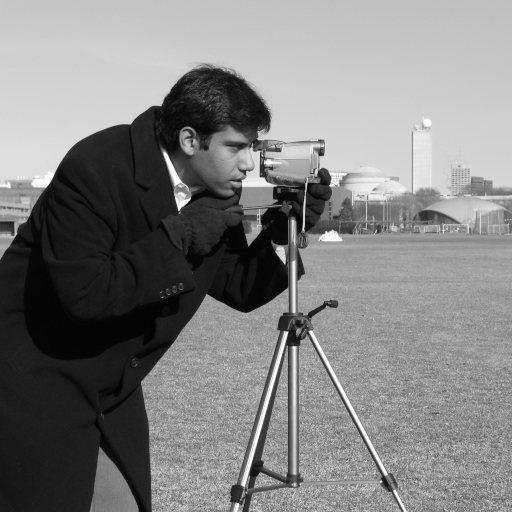
#> input picture skimage.data.camera(), 512 x 512 px
$ jupyter execute --allow-errors cubicalripser.ipynb   (shell and % lines are left out)
#> lines starting #> are read from the running program, lines starting #| are printed output that depends on the picture; after the words box and inside, x2 and y2 are one past the last pixel; in counts of white or black regions, pixels touching at a corner belong together
<a href="https://colab.research.google.com/github/shizuo-kaji/CubicalRipser_3dim/blob/master/demo/cubicalripser.ipynb" target="_parent"></a>

# Demo of Cubical Ripser

You may also want to look at [A guide through TDA tools](https://colab.research.google.com/github/shizuo-kaji/TutorialTopologicalDataAnalysis/blob/master/TopologicalDataAnalysisWithPython.ipynb) giving a hands-on tutorial for various tools for topological data analysis including Cubical Ripser

## Installation of necessary libraries

[cell 1]
## If you do not have the necessary libraries installed, run this cell (only for once)
## Be patient! It takes time.
# for standard libraries such as numpy, scipy, scikit-learn
# I recommend to use the package manager "conda". e.g.,  "conda install numpy scipy scikit-learn"
#!pip install git+https://github.com/shizuo-kaji/CubicalRipser_3dim

## Load libraries

[cell 2]
## load necessary libraries
#%matplotlib widget
import numpy as np
import matplotlib.pyplot as plt
from mpl_toolkits.mplot3d import Axes3D
from matplotlib.widgets import Slider, Button, RadioButtons
import os,time,subprocess,glob
from PIL import Image
import cripser
import persim
import skimage
from skimage import io
from skimage.transform import rotate
from skimage.data import cells3d
from skimage.filters import threshold_otsu
from scipy.ndimage import distance_transform_edt,convolve
import os, re

cripser.__version__

[cell 3]
# make binary and apply distance transform
def dt(img,radius=15,signed=False):
#    bw_img = (img >= rank.otsu(img, disk(radius)))
    bw_img = (img >= threshold_otsu(img))
    dt_img = distance_transform_edt(bw_img)
    if signed:
        dt_img -= distance_transform_edt(~bw_img)
    return(dt_img)

def explore_slices(data, cmap="gray"):
    from ipywidgets import interact
    N = data.shape[-1]
    @interact(plane=(0, N - 1))
    def display_slice(plane=N//2):
        fig, ax = plt.subplots(figsize=(20, 5))
        plt.imshow(data[:,:,plane],cmap=cmap)
        plt.show()
    return display_slice

## Persistence diagram

### 2D image

[cell 4]
## set the following appropriately
imgfile = "img.jpg"  ## image file name for a 2D example

# load image data
if os.path.isfile(imgfile):
    img2d = np.array(Image.open(imgfile).convert('L'))
else: # if file is not found, load the demo img from skimage
    img2d = skimage.data.camera()
#> img2d is the input picture: shape (512, 512); min 0, max 255, mean 129.1
    io.imsave(imgfile, img2d)

#img2d = skimage.transform.resize(img2d,(300,400))

## apply distance transform
img2d_dt = dt(img2d)
#> in dt, `bw_img = (img >= threshold_otsu(img))`:
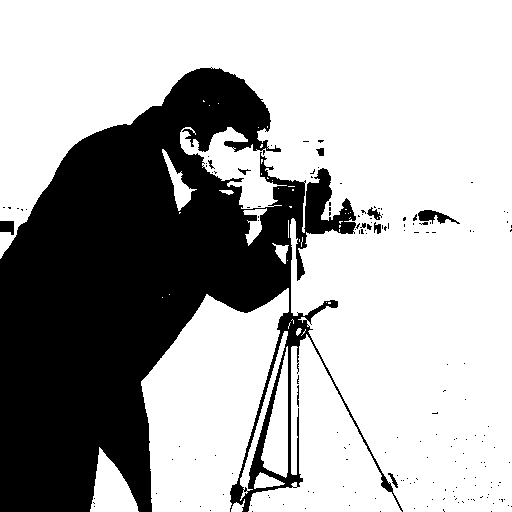
#> bw_img: shape (512, 512) bool; 68% white; 169 black regions (158 under 20 px), largest, box (x1, y1, x2, y2) and area: (0, 67, 403, 512) 82763, (418, 210, 460, 224) 286, (0, 221, 14, 235) 163
#> in dt, `dt_img = distance_transform_edt(bw_img)`:
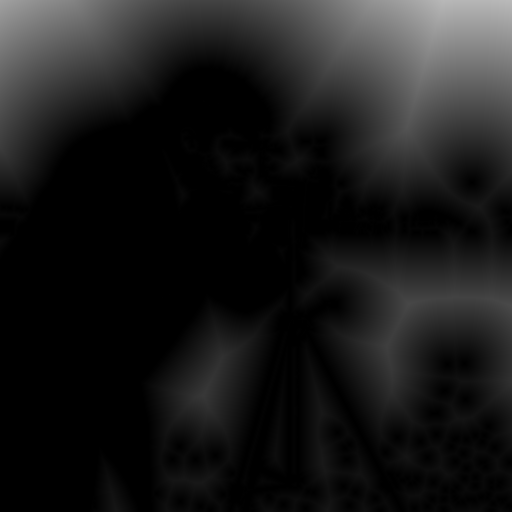
#> dt_img: shape (512, 512) float64; min 0, max 186.1, mean 26.6

fig,axs = plt.subplots(1,2)
axs[0].imshow(img2d)
axs[1].imshow(img2d_dt)
print(img2d.shape, img2d.dtype, f"{np.min(img2d)}--{np.max(img2d)}")
#| (512, 512) uint8 0--255
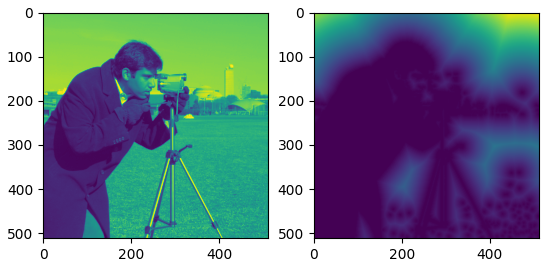
#> figure drawn by matplotlib, 2 panels

[cell 5]
# 2D: compute PH for the V-construction of the original image (pixel value filtration)

start = time.time()
#> (the rest of this cell did not finish here and is left out)

[cell 6]
img2d.T.flags

#> (a cell that did not finish here is left out)

[cell 8]
# 2D: compute PH for the V-construction of the distance transformed image
start = time.time()
#> (the rest of this cell did not finish here and is left out)

### 3D image

[cell 9]
## set the following appropriately
IMG_DIR = "./images/"  ## dir containing images for a 3D example; all the images must be of the same dimension
volfile = "3d_img.npy"  ## the 3d image will be saved into this 3D numpy array file

# create a 3d stack from 2d images
if os.path.isdir(IMG_DIR):
    # load image files from a dir and stack into a 3D array of type float64
    input_files = os.path.join(IMG_DIR,"*.jpg")
    files = [f for f in glob.glob(input_files)]
    files.sort(key=lambda val : int(re.sub("\\D", "", val+"0")))
    img3d = np.dstack([Image.open(f).convert('L') for f in files]).astype('f8')
else:
    ## create a dummy stack from a single 2d image
    img3d = np.dstack([rotate(img2d, 10*i) for i in range(8)])
    #img3d = skimage.util.img_as_float(cells3d()[:, 1, :, :]).transpose((1,2,0))  # requires pooch
#np.save(volfile,img3d.astype(np.float64))

# rescaleing
#img3d = skimage.transform.resize(img3d,(130,160,6))

## apply distance transform
img3d_dt = dt(img3d,signed=True)

fig,axs = plt.subplots(1,2)
axs[0].imshow(img3d[:,:,img3d.shape[-1]//2])
axs[1].imshow(img3d_dt[:,:,img3d_dt.shape[-1]//2])
print(img3d.shape, img3d.dtype, f"{np.min(img3d)}--{np.max(img3d)}")
#| (512, 512, 8) float64 0.0--1.0
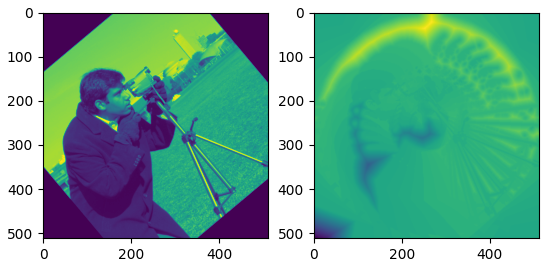
#> figure drawn by matplotlib, 2 panels

[cell 10]
# 3D plot of slices
explore_slices(img3d)
#> the sliders are set to plane = 3
#> in display_slice, `plt.show()`:
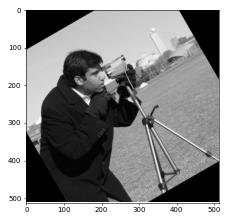
#> figure drawn by matplotlib, 1 panel
